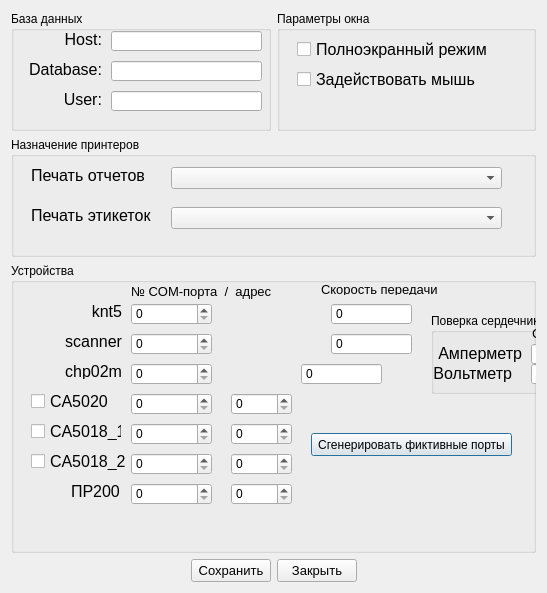
<?xml version="1.0" encoding="UTF-8"?>
<ui version="4.0">
 <class>Dialog</class>
 <widget class="QDialog" name="Dialog">
  <property name="geometry">
   <rect>
    <x>0</x>
    <y>0</y>
    <width>547</width>
    <height>593</height>
   </rect>
  </property>
  <property name="windowTitle">
   <string>Конфигурация системы</string>
  </property>
  <layout class="QVBoxLayout" name="verticalLayout">
   <item>
    <layout class="QGridLayout" name="gridLayout">
     <item row="0" column="0">
      <widget class="QGroupBox" name="groupBox">
       <property name="maximumSize">
        <size>
         <width>16777215</width>
         <height>120</height>
        </size>
       </property>
       <property name="title">
        <string>База данных</string>
       </property>
       <widget class="QLabel" name="label_3">
        <property name="geometry">
         <rect>
          <x>10</x>
          <y>20</y>
          <width>81</width>
          <height>16</height>
         </rect>
        </property>
        <property name="font">
         <font>
          <pointsize>12</pointsize>
         </font>
        </property>
        <property name="text">
         <string>Host:</string>
        </property>
        <property name="alignment">
         <set>Qt::AlignRight|Qt::AlignTrailing|Qt::AlignVCenter</set>
        </property>
       </widget>
       <widget class="QLabel" name="label_4">
        <property name="geometry">
         <rect>
          <x>10</x>
          <y>50</y>
          <width>81</width>
          <height>16</height>
         </rect>
        </property>
        <property name="font">
         <font>
          <pointsize>12</pointsize>
         </font>
        </property>
        <property name="text">
         <string>Database:</string>
        </property>
        <property name="alignment">
         <set>Qt::AlignRight|Qt::AlignTrailing|Qt::AlignVCenter</set>
        </property>
       </widget>
       <widget class="QLabel" name="label_5">
        <property name="geometry">
         <rect>
          <x>10</x>
          <y>80</y>
          <width>81</width>
          <height>16</height>
         </rect>
        </property>
        <property name="font">
         <font>
          <pointsize>12</pointsize>
         </font>
        </property>
        <property name="text">
         <string>User:</string>
        </property>
        <property name="alignment">
         <set>Qt::AlignRight|Qt::AlignTrailing|Qt::AlignVCenter</set>
        </property>
       </widget>
       <widget class="QLineEdit" name="lineEdit">
        <property name="geometry">
         <rect>
          <x>100</x>
          <y>20</y>
          <width>151</width>
          <height>20</height>
         </rect>
        </property>
        <property name="font">
         <font>
          <pointsize>12</pointsize>
         </font>
        </property>
       </widget>
       <widget class="QLineEdit" name="lineEdit_2">
        <property name="geometry">
         <rect>
          <x>100</x>
          <y>50</y>
          <width>151</width>
          <height>20</height>
         </rect>
        </property>
        <property name="font">
         <font>
          <pointsize>12</pointsize>
         </font>
        </property>
       </widget>
       <widget class="QLineEdit" name="lineEdit_3">
        <property name="geometry">
         <rect>
          <x>100</x>
          <y>80</y>
          <width>151</width>
          <height>20</height>
         </rect>
        </property>
        <property name="font">
         <font>
          <pointsize>12</pointsize>
         </font>
        </property>
       </widget>
      </widget>
     </item>
     <item row="0" column="1">
      <widget class="QGroupBox" name="groupBox_4">
       <property name="title">
        <string>Параметры окна</string>
       </property>
       <widget class="QCheckBox" name="checkBox">
        <property name="geometry">
         <rect>
          <x>20</x>
          <y>30</y>
          <width>201</width>
          <height>17</height>
         </rect>
        </property>
        <property name="font">
         <font>
          <pointsize>12</pointsize>
         </font>
        </property>
        <property name="text">
         <string>Полноэкранный режим</string>
        </property>
       </widget>
       <widget class="QCheckBox" name="checkBox_2">
        <property name="geometry">
         <rect>
          <x>20</x>
          <y>60</y>
          <width>181</width>
          <height>17</height>
         </rect>
        </property>
        <property name="font">
         <font>
          <pointsize>12</pointsize>
         </font>
        </property>
        <property name="text">
         <string>Задействовать мышь</string>
        </property>
       </widget>
      </widget>
     </item>
     <item row="1" column="0" colspan="2">
      <widget class="QGroupBox" name="groupBox_2">
       <property name="maximumSize">
        <size>
         <width>16777215</width>
         <height>120</height>
        </size>
       </property>
       <property name="title">
        <string>Назначение принтеров</string>
       </property>
       <widget class="QComboBox" name="comboBox_2">
        <property name="geometry">
         <rect>
          <x>160</x>
          <y>70</y>
          <width>331</width>
          <height>22</height>
         </rect>
        </property>
        <property name="font">
         <font>
          <pointsize>12</pointsize>
         </font>
        </property>
       </widget>
       <widget class="QLabel" name="label">
        <property name="geometry">
         <rect>
          <x>20</x>
          <y>30</y>
          <width>121</width>
          <height>16</height>
         </rect>
        </property>
        <property name="font">
         <font>
          <pointsize>12</pointsize>
         </font>
        </property>
        <property name="text">
         <string>Печать отчетов</string>
        </property>
       </widget>
       <widget class="QLabel" name="label_2">
        <property name="geometry">
         <rect>
          <x>20</x>
          <y>70</y>
          <width>131</width>
          <height>16</height>
         </rect>
        </property>
        <property name="font">
         <font>
          <pointsize>12</pointsize>
         </font>
        </property>
        <property name="text">
         <string>Печать этикеток</string>
        </property>
       </widget>
       <widget class="QComboBox" name="comboBox">
        <property name="geometry">
         <rect>
          <x>160</x>
          <y>30</y>
          <width>331</width>
          <height>22</height>
         </rect>
        </property>
        <property name="font">
         <font>
          <pointsize>12</pointsize>
         </font>
        </property>
       </widget>
      </widget>
     </item>
     <item row="2" column="0" colspan="2">
      <widget class="QGroupBox" name="groupBox_3">
       <property name="sizePolicy">
        <sizepolicy hsizetype="Preferred" vsizetype="Preferred">
         <horstretch>0</horstretch>
         <verstretch>0</verstretch>
        </sizepolicy>
       </property>
       <property name="title">
        <string>Устройства</string>
       </property>
       <widget class="QLabel" name="label_6">
        <property name="geometry">
         <rect>
          <x>50</x>
          <y>40</y>
          <width>61</width>
          <height>16</height>
         </rect>
        </property>
        <property name="font">
         <font>
          <pointsize>12</pointsize>
         </font>
        </property>
        <property name="text">
         <string>knt5</string>
        </property>
        <property name="alignment">
         <set>Qt::AlignRight|Qt::AlignTrailing|Qt::AlignVCenter</set>
        </property>
       </widget>
       <widget class="QLabel" name="label_7">
        <property name="geometry">
         <rect>
          <x>50</x>
          <y>70</y>
          <width>61</width>
          <height>16</height>
         </rect>
        </property>
        <property name="font">
         <font>
          <pointsize>12</pointsize>
         </font>
        </property>
        <property name="text">
         <string>scanner</string>
        </property>
        <property name="alignment">
         <set>Qt::AlignRight|Qt::AlignTrailing|Qt::AlignVCenter</set>
        </property>
       </widget>
       <widget class="QLabel" name="label_8">
        <property name="geometry">
         <rect>
          <x>120</x>
          <y>20</y>
          <width>141</width>
          <height>16</height>
         </rect>
        </property>
        <property name="font">
         <font>
          <pointsize>10</pointsize>
         </font>
        </property>
        <property name="text">
         <string>№ COM-порта  /  адрес</string>
        </property>
       </widget>
       <widget class="QLabel" name="label_9">
        <property name="geometry">
         <rect>
          <x>310</x>
          <y>20</y>
          <width>121</width>
          <height>12</height>
         </rect>
        </property>
        <property name="font">
         <font>
          <pointsize>10</pointsize>
         </font>
        </property>
        <property name="text">
         <string>Скорость передачи</string>
        </property>
       </widget>
       <widget class="QSpinBox" name="spinBox_3">
        <property name="geometry">
         <rect>
          <x>320</x>
          <y>40</y>
          <width>81</width>
          <height>22</height>
         </rect>
        </property>
        <property name="frame">
         <bool>true</bool>
        </property>
        <property name="buttonSymbols">
         <enum>QAbstractSpinBox::NoButtons</enum>
        </property>
        <property name="maximum">
         <number>9999999</number>
        </property>
       </widget>
       <widget class="QSpinBox" name="spinBox_4">
        <property name="geometry">
         <rect>
          <x>320</x>
          <y>70</y>
          <width>81</width>
          <height>22</height>
         </rect>
        </property>
        <property name="buttonSymbols">
         <enum>QAbstractSpinBox::NoButtons</enum>
        </property>
        <property name="maximum">
         <number>9999999</number>
        </property>
       </widget>
       <widget class="QGroupBox" name="groupBox_5">
        <property name="geometry">
         <rect>
          <x>420</x>
          <y>50</y>
          <width>191</width>
          <height>81</height>
         </rect>
        </property>
        <property name="title">
         <string>Поверка сердечников</string>
        </property>
        <widget class="QLabel" name="label_11">
         <property name="geometry">
          <rect>
           <x>0</x>
           <y>30</y>
           <width>91</width>
           <height>20</height>
          </rect>
         </property>
         <property name="font">
          <font>
           <pointsize>12</pointsize>
          </font>
         </property>
         <property name="text">
          <string>Амперметр</string>
         </property>
         <property name="alignment">
          <set>Qt::AlignRight|Qt::AlignTrailing|Qt::AlignVCenter</set>
         </property>
        </widget>
        <widget class="QLabel" name="label_12">
         <property name="geometry">
          <rect>
           <x>0</x>
           <y>50</y>
           <width>81</width>
           <height>20</height>
          </rect>
         </property>
         <property name="font">
          <font>
           <pointsize>12</pointsize>
          </font>
         </property>
         <property name="text">
          <string>Вольтметр</string>
         </property>
         <property name="alignment">
          <set>Qt::AlignRight|Qt::AlignTrailing|Qt::AlignVCenter</set>
         </property>
        </widget>
        <widget class="QLabel" name="label_13">
         <property name="geometry">
          <rect>
           <x>100</x>
           <y>10</y>
           <width>91</width>
           <height>20</height>
          </rect>
         </property>
         <property name="font">
          <font>
           <pointsize>10</pointsize>
          </font>
         </property>
         <property name="text">
          <string>Сетевой адрес</string>
         </property>
         <property name="alignment">
          <set>Qt::AlignRight|Qt::AlignTrailing|Qt::AlignVCenter</set>
         </property>
        </widget>
        <widget class="QSpinBox" name="spinBox">
         <property name="geometry">
          <rect>
           <x>100</x>
           <y>30</y>
           <width>81</width>
           <height>22</height>
          </rect>
         </property>
        </widget>
        <widget class="QSpinBox" name="spinBox_2">
         <property name="geometry">
          <rect>
           <x>100</x>
           <y>50</y>
           <width>81</width>
           <height>22</height>
          </rect>
         </property>
        </widget>
       </widget>
       <widget class="QLabel" name="label_10">
        <property name="geometry">
         <rect>
          <x>50</x>
          <y>100</y>
          <width>61</width>
          <height>16</height>
         </rect>
        </property>
        <property name="font">
         <font>
          <pointsize>12</pointsize>
         </font>
        </property>
        <property name="text">
         <string>chp02m</string>
        </property>
        <property name="alignment">
         <set>Qt::AlignRight|Qt::AlignTrailing|Qt::AlignVCenter</set>
        </property>
       </widget>
       <widget class="QSpinBox" name="spinBox_5">
        <property name="geometry">
         <rect>
          <x>290</x>
          <y>100</y>
          <width>81</width>
          <height>22</height>
         </rect>
        </property>
        <property name="buttonSymbols">
         <enum>QAbstractSpinBox::NoButtons</enum>
        </property>
        <property name="maximum">
         <number>9999999</number>
        </property>
       </widget>
       <widget class="QPushButton" name="pushButton_3">
        <property name="geometry">
         <rect>
          <x>300</x>
          <y>170</y>
          <width>201</width>
          <height>23</height>
         </rect>
        </property>
        <property name="text">
         <string>Сгенерировать фиктивные порты</string>
        </property>
       </widget>
       <widget class="QSpinBox" name="spinBox_6">
        <property name="geometry">
         <rect>
          <x>120</x>
          <y>40</y>
          <width>81</width>
          <height>22</height>
         </rect>
        </property>
        <property name="minimum">
         <number>0</number>
        </property>
       </widget>
       <widget class="QSpinBox" name="spinBox_7">
        <property name="geometry">
         <rect>
          <x>120</x>
          <y>70</y>
          <width>81</width>
          <height>22</height>
         </rect>
        </property>
        <property name="minimum">
         <number>0</number>
        </property>
       </widget>
       <widget class="QSpinBox" name="spinBox_8">
        <property name="geometry">
         <rect>
          <x>120</x>
          <y>100</y>
          <width>81</width>
          <height>22</height>
         </rect>
        </property>
        <property name="minimum">
         <number>0</number>
        </property>
       </widget>
       <widget class="QSpinBox" name="spinBox_9">
        <property name="geometry">
         <rect>
          <x>120</x>
          <y>160</y>
          <width>81</width>
          <height>22</height>
         </rect>
        </property>
        <property name="minimum">
         <number>0</number>
        </property>
       </widget>
       <widget class="QSpinBox" name="spinBox_10">
        <property name="geometry">
         <rect>
          <x>120</x>
          <y>190</y>
          <width>81</width>
          <height>22</height>
         </rect>
        </property>
        <property name="minimum">
         <number>0</number>
        </property>
       </widget>
       <widget class="QSpinBox" name="spinBox_11">
        <property name="geometry">
         <rect>
          <x>220</x>
          <y>160</y>
          <width>61</width>
          <height>22</height>
         </rect>
        </property>
        <property name="minimum">
         <number>0</number>
        </property>
       </widget>
       <widget class="QSpinBox" name="spinBox_12">
        <property name="geometry">
         <rect>
          <x>220</x>
          <y>190</y>
          <width>61</width>
          <height>22</height>
         </rect>
        </property>
        <property name="minimum">
         <number>0</number>
        </property>
       </widget>
       <widget class="QLabel" name="label_16">
        <property name="geometry">
         <rect>
          <x>60</x>
          <y>220</y>
          <width>51</width>
          <height>16</height>
         </rect>
        </property>
        <property name="font">
         <font>
          <pointsize>12</pointsize>
         </font>
        </property>
        <property name="text">
         <string>ПР200</string>
        </property>
       </widget>
       <widget class="QSpinBox" name="spinBox_13">
        <property name="geometry">
         <rect>
          <x>120</x>
          <y>220</y>
          <width>81</width>
          <height>22</height>
         </rect>
        </property>
        <property name="minimum">
         <number>0</number>
        </property>
       </widget>
       <widget class="QSpinBox" name="spinBox_14">
        <property name="geometry">
         <rect>
          <x>220</x>
          <y>220</y>
          <width>61</width>
          <height>22</height>
         </rect>
        </property>
       </widget>
       <widget class="QCheckBox" name="checkBox_3">
        <property name="geometry">
         <rect>
          <x>20</x>
          <y>160</y>
          <width>91</width>
          <height>17</height>
         </rect>
        </property>
        <property name="font">
         <font>
          <pointsize>12</pointsize>
         </font>
        </property>
        <property name="text">
         <string>CA5018_1</string>
        </property>
       </widget>
       <widget class="QCheckBox" name="checkBox_4">
        <property name="geometry">
         <rect>
          <x>20</x>
          <y>190</y>
          <width>101</width>
          <height>17</height>
         </rect>
        </property>
        <property name="font">
         <font>
          <pointsize>12</pointsize>
         </font>
        </property>
        <property name="text">
         <string>CA5018_2</string>
        </property>
       </widget>
       <widget class="QCheckBox" name="checkBox_5">
        <property name="geometry">
         <rect>
          <x>20</x>
          <y>130</y>
          <width>91</width>
          <height>17</height>
         </rect>
        </property>
        <property name="font">
         <font>
          <pointsize>12</pointsize>
         </font>
        </property>
        <property name="text">
         <string>CA5020</string>
        </property>
       </widget>
       <widget class="QSpinBox" name="spinBox_15">
        <property name="geometry">
         <rect>
          <x>120</x>
          <y>130</y>
          <width>81</width>
          <height>22</height>
         </rect>
        </property>
        <property name="minimum">
         <number>0</number>
        </property>
       </widget>
       <widget class="QSpinBox" name="spinBox_16">
        <property name="geometry">
         <rect>
          <x>220</x>
          <y>130</y>
          <width>61</width>
          <height>22</height>
         </rect>
        </property>
        <property name="minimum">
         <number>0</number>
        </property>
       </widget>
      </widget>
     </item>
    </layout>
   </item>
   <item>
    <layout class="QHBoxLayout" name="horizontalLayout">
     <item>
      <spacer name="horizontalSpacer">
       <property name="orientation">
        <enum>Qt::Horizontal</enum>
       </property>
       <property name="sizeHint" stdset="0">
        <size>
         <width>40</width>
         <height>20</height>
        </size>
       </property>
      </spacer>
     </item>
     <item>
      <widget class="QPushButton" name="pushButton">
       <property name="sizePolicy">
        <sizepolicy hsizetype="Fixed" vsizetype="Fixed">
         <horstretch>0</horstretch>
         <verstretch>0</verstretch>
        </sizepolicy>
       </property>
       <property name="font">
        <font>
         <pointsize>10</pointsize>
        </font>
       </property>
       <property name="text">
        <string>Сохранить</string>
       </property>
       <property name="iconSize">
        <size>
         <width>24</width>
         <height>24</height>
        </size>
       </property>
      </widget>
     </item>
     <item>
      <widget class="QPushButton" name="pushButton_2">
       <property name="font">
        <font>
         <pointsize>10</pointsize>
        </font>
       </property>
       <property name="text">
        <string>Закрыть</string>
       </property>
       <property name="iconSize">
        <size>
         <width>24</width>
         <height>24</height>
        </size>
       </property>
      </widget>
     </item>
     <item>
      <spacer name="horizontalSpacer_2">
       <property name="orientation">
        <enum>Qt::Horizontal</enum>
       </property>
       <property name="sizeHint" stdset="0">
        <size>
         <width>40</width>
         <height>20</height>
        </size>
       </property>
      </spacer>
     </item>
    </layout>
   </item>
  </layout>
 </widget>
 <resources/>
 <connections/>
</ui>
